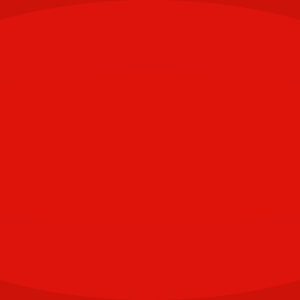
Frame 1 (no input)
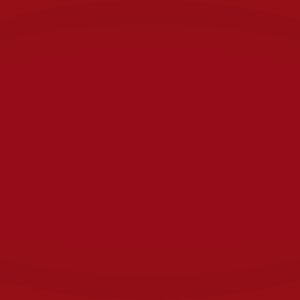
Frame 60 (the mouse pressed at the canvas centre just before this capture)
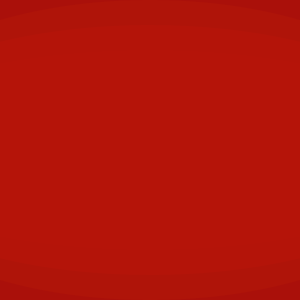
Frame 120 (the mouse held since frame 60 and released just before this capture)

The Processing sketch that drew these frames (run headless with seeded random() and noise(); from frame 60 on, the mouse is pressed at the canvas centre):

// Processing sketch: processing_183741
// ── processing_183741.pde

void setup(){
  size (300,300);
  background(46,139,87);
  noStroke();
  frameRate(30);
  smooth();
}


void draw(){
  flash();
}

void flash(){
  for(int x=0; x<=600;x+=50) {
    for(int y=0;y<600; y=y+50){
      
      float a=random(255);
      float b=random(50);
      float c=random(45);
      float d=random(255);
      
      fill(a,b,c,d);
      ellipse(150,150,x,y);
    }}}
    
